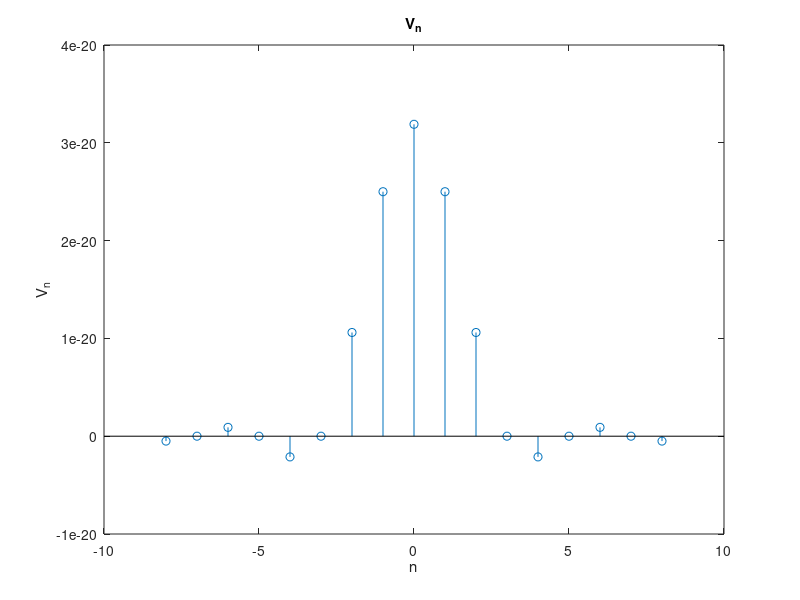
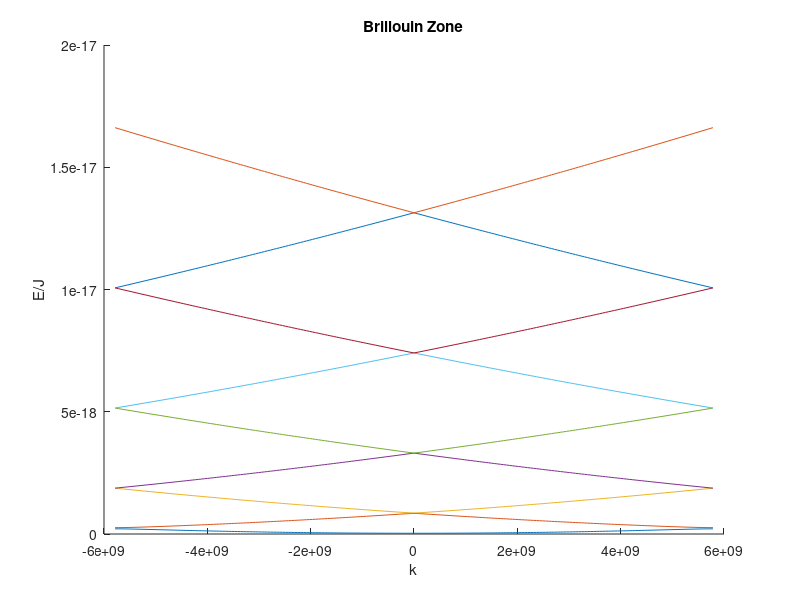

These figures' MATLAB source, in order:
a = 5.43 * 10^(-10);
m_0 = 9.1 * 10^(-31);
h = 6.63 * 10^(-34);
hbar = h/(2*pi);

x = -a/2:a/100:a/2;
V = @(x) 10^(-19) * cos(2*pi/a*x) .* (x < a/4 & x > -a/4);

N = 8;

% find the fourier series coefficients of V
V_n = zeros(1,2*N + 1);

for n = -N:1:N
    V_n(n + N + 1) = real(1/a * integral(@(x) exp(-1i*2*pi*n*x/a) .* V(x), -a/2, a/2));
end

figure(1);
stem(-N:N, V_n, 'o');
title('V_n');
xlabel('n');
ylabel('V_n');

% plot the brillouin zone
k_vec = -pi/a:pi/(a*100):pi/a;
diag_vec = zeros(1, N + 1);
base_mat = zeros(N + 1,N + 1);
eigen_vec = zeros(N + 1, length(k_vec));

for n = -N:1:N
    series_vec = ones(1, N + 1 - abs(n)) * V_n(n + N + 1);
    base_mat = base_mat + diag(series_vec, -n);
end

for k = 1:length(k_vec)
    diag_vec = hbar ^ 2 * (k_vec(k) + (-N/2:1:N/2)*2*pi/a).^2 / (2*m_0);
    mat = base_mat + diag(diag_vec);
    eigen_vec(:,k) = eig(mat);
end

% plot the eigenvalues
figure(2)
hold on
for n = 1:N + 1
    plot(k_vec, eigen_vec(n,:));
end

xlabel('k');
ylabel('E/J');
title('Brillouin Zone');